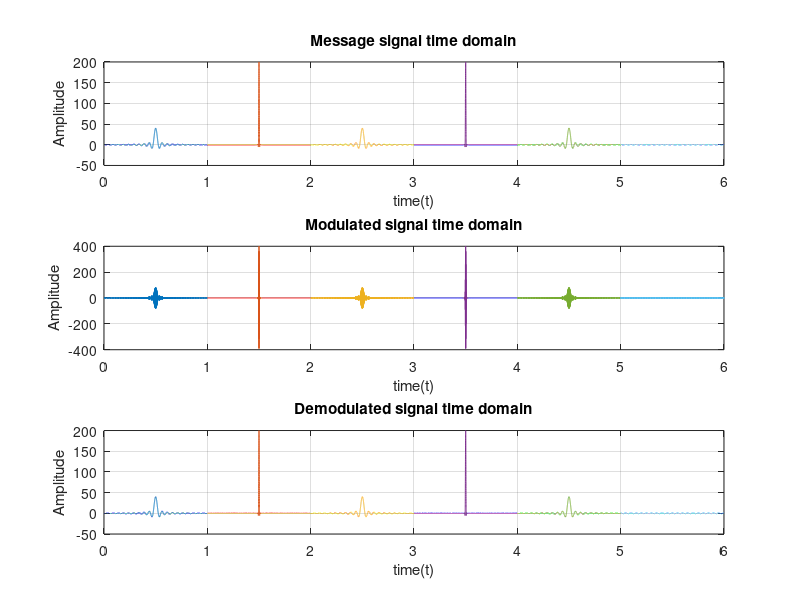
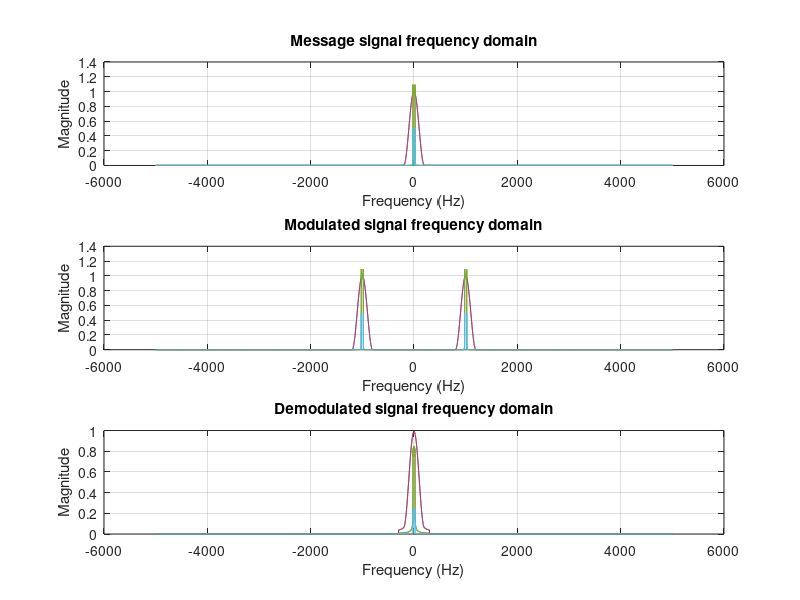

Recreate these plots in MATLAB, in order.
clear


signal_duration = 5;

for T = 0:signal_duration
    
    % defining the common parameters
    
    N = 20; % Sum of last 3 digits of ID
    
    start_time = 0;
    stop_time = 1;
    f_carrier = 1000;
    fs = 10*f_carrier;
    ts = 1/fs;
    time = start_time:ts:stop_time;
    carrier_signal_t = 2*cos(2*pi.*f_carrier.*(time - (start_time + stop_time) / 2));
    carrier_signal_f = fftshift(abs(fft(carrier_signal_t)/fs));
    
    len_time = length(time) ;
    freq_axis = linspace(-fs/2,fs/2, len_time);
    
    % Defining the message signal
    choose_signal = randi([1,3]);
    if (choose_signal == 1)
        message_t = cos(2*pi*N*(time - (start_time+stop_time)/2));
    elseif (choose_signal == 2)
        message_t = 2*N*sinc(2*N*(time - (start_time+stop_time)/2));
    else
        message_t = 200*(cos(pi*200.*(time - (-start_time+stop_time)/2))./(1 - (2*200.*(time - (-start_time+stop_time)/2)).^2)).*sinc(200.*(time - (-start_time+stop_time)/2));
    end
    message_f = fftshift(abs(fft(message_t)/fs));
    
    % Modulating the message signal
    message_mod_t = message_t .*carrier_signal_t;
    message_mod_f = fftshift(abs(fft(message_mod_t))/fs);
    
    % Modelling noise
    mu = 0;
    sigma_square = 0.01;
    sigma = sqrt(sigma_square);
    noise = mu + sigma * randn(numel(time),1);
   
    % Defining the channel - Multiplied with carrier to shift it to the carrier frequency.
    B = 300;
    channel_t = 2*B*sinc(2*B*(time - (start_time + stop_time) / 2)).*carrier_signal_t;
    output_t = conv(message_mod_t,channel_t,'same')/fs + noise';
    output_f = fftshift(abs(fft(output_t)/fs));
   
    
    % demodulation - the divide by 2 factor is to account for the
    % Amplititude of 2 (net) in time and 4 in frequency which has been multiplied to the signal twice
    % beforehand.
    B_LPF = 300;
    output_predemod_t = (carrier_signal_t/2).*output_t;
    LPF_t = 2*B_LPF*sinc(2*B_LPF*(time - (start_time + stop_time) / 2));
    output_demod_t = conv(LPF_t, output_predemod_t,'same')/fs;

    output_predemod_f = conv(output_f, carrier_signal_f/4, 'same');
    LPF_f = rectpuls(freq_axis, 2*B_LPF);
    output_demod_f = output_predemod_f.*LPF_f;
    
  
    figure(1)
    hold all
    subplot(3,1,1) 
    plot(time + T, message_t);
    title('Message signal time domain')
    xlabel('time(t)')
    ylabel('Amplitude')
    grid on
    hold on
    %axis([0  inf -2 2]) 
   
    subplot(3,1,2)
    plot(time + T, message_mod_t)
    title('Modulated signal time domain')
    xlabel('time(t)')
    ylabel('Amplitude')
    hold on
    grid on
    % xlim([0, 0.1])
    
    subplot(3,1,3)
    plot(time + T, output_demod_t)
    title('Demodulated signal time domain')
    xlabel('time(t)')
    ylabel('Amplitude')
    hold on
    grid on
   
    figure(2)
    subplot(3,1,1)
    plot(freq_axis, message_f)
    title('Message signal frequency domain')
    xlabel('Frequency (Hz)')
    ylabel('Magnitude')
    grid on
    hold on
    % axis([-35 35 0 0.6])
    
    subplot(3,1,2)
    plot(freq_axis, message_mod_f)
    title('Modulated signal frequency domain')
    xlabel('Frequency (Hz)')
    ylabel('Magnitude')
    grid on
    hold on
    % axis([-600 600 0 0.6])
   
    subplot(3,1,3)
    plot(freq_axis, output_demod_f)
    title('Demodulated signal frequency domain')
    xlabel('Frequency (Hz)')
    ylabel('Magnitude')
    grid on
    hold on
    % axis([-35 35 0 inf])
    
end
